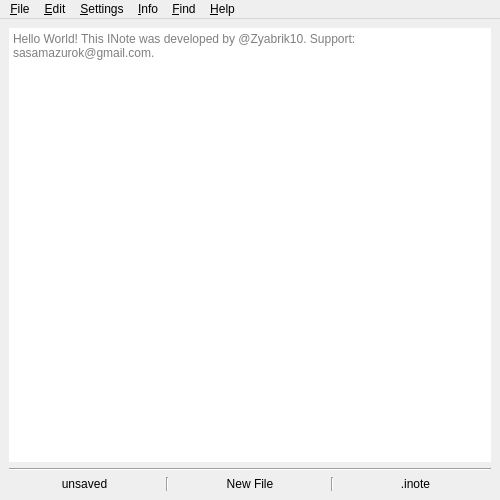
<?xml version="1.0" encoding="UTF-8"?>
<ui version="4.0">
 <class>INoteWindow</class>
 <widget class="QMainWindow" name="INoteWindow">
  <property name="geometry">
   <rect>
    <x>0</x>
    <y>0</y>
    <width>500</width>
    <height>500</height>
   </rect>
  </property>
  <property name="windowTitle">
   <string>INote</string>
  </property>
  <property name="styleSheet">
   <string notr="true"/>
  </property>
  <property name="locale">
   <locale language="Ukrainian" country="Ukraine"/>
  </property>
  <widget class="QWidget" name="centralwidget">
   <layout class="QVBoxLayout" name="verticalLayout">
    <item>
     <widget class="QTextEdit" name="text_edit">
      <property name="cursor" stdset="0">
       <cursorShape>IBeamCursor</cursorShape>
      </property>
      <property name="autoFillBackground">
       <bool>false</bool>
      </property>
      <property name="styleSheet">
       <string notr="true">border:none;
font: 10pt &quot;Courier&quot;;
margine: 0;
padding:0;</string>
      </property>
      <property name="locale">
       <locale language="Ukrainian" country="Ukraine"/>
      </property>
      <property name="autoFormatting">
       <set>QTextEdit::AutoAll</set>
      </property>
      <property name="tabChangesFocus">
       <bool>false</bool>
      </property>
      <property name="html">
       <string>&lt;!DOCTYPE HTML PUBLIC &quot;-//W3C//DTD HTML 4.0//EN&quot; &quot;http://www.w3.org/TR/REC-html40/strict.dtd&quot;&gt;
&lt;html&gt;&lt;head&gt;&lt;meta name=&quot;qrichtext&quot; content=&quot;1&quot; /&gt;&lt;style type=&quot;text/css&quot;&gt;
p, li { white-space: pre-wrap; }
&lt;/style&gt;&lt;/head&gt;&lt;body style=&quot; font-family:'Courier'; font-size:10pt; font-weight:400; font-style:normal;&quot;&gt;
&lt;p style=&quot;-qt-paragraph-type:empty; margin-top:0px; margin-bottom:0px; margin-left:0px; margin-right:0px; -qt-block-indent:0; text-indent:0px; font-family:'MS Shell Dlg 2'; font-size:8.25pt;&quot;&gt;&lt;br /&gt;&lt;/p&gt;&lt;/body&gt;&lt;/html&gt;</string>
      </property>
      <property name="overwriteMode">
       <bool>false</bool>
      </property>
      <property name="acceptRichText">
       <bool>true</bool>
      </property>
      <property name="cursorWidth">
       <number>1</number>
      </property>
      <property name="placeholderText">
       <string>Hello World! This INote was developed by @Zyabrik10. Support: sasamazurok@gmail.com. </string>
      </property>
     </widget>
    </item>
    <item>
     <widget class="Line" name="devision_hline">
      <property name="orientation">
       <enum>Qt::Horizontal</enum>
      </property>
     </widget>
    </item>
    <item>
     <layout class="QHBoxLayout" name="bottom_help_bar">
      <item>
       <widget class="QLabel" name="file_state">
        <property name="text">
         <string>unsaved</string>
        </property>
        <property name="alignment">
         <set>Qt::AlignCenter</set>
        </property>
       </widget>
      </item>
      <item>
       <widget class="Line" name="devision_vline_1">
        <property name="orientation">
         <enum>Qt::Vertical</enum>
        </property>
       </widget>
      </item>
      <item>
       <widget class="QLabel" name="name_file">
        <property name="text">
         <string>New File</string>
        </property>
        <property name="alignment">
         <set>Qt::AlignCenter</set>
        </property>
       </widget>
      </item>
      <item>
       <widget class="Line" name="devision_vline_2">
        <property name="orientation">
         <enum>Qt::Vertical</enum>
        </property>
       </widget>
      </item>
      <item>
       <widget class="QLabel" name="file_extension">
        <property name="text">
         <string>.inote</string>
        </property>
        <property name="alignment">
         <set>Qt::AlignCenter</set>
        </property>
       </widget>
      </item>
     </layout>
    </item>
   </layout>
  </widget>
  <widget class="QMenuBar" name="menu_bar">
   <property name="geometry">
    <rect>
     <x>0</x>
     <y>0</y>
     <width>500</width>
     <height>21</height>
    </rect>
   </property>
   <widget class="QMenu" name="menu_file">
    <property name="title">
     <string>&amp;File</string>
    </property>
    <addaction name="open_file"/>
    <addaction name="new_file"/>
    <addaction name="separator"/>
    <addaction name="save_file"/>
    <addaction name="save_as_file"/>
    <addaction name="separator"/>
    <addaction name="exit"/>
   </widget>
   <widget class="QMenu" name="menu_edit">
    <property name="title">
     <string>&amp;Edit</string>
    </property>
    <widget class="QMenu" name="menu_edit_saved">
     <property name="title">
      <string>&amp;Saved</string>
     </property>
     <addaction name="open_list"/>
     <addaction name="clear_list"/>
    </widget>
    <addaction name="edit"/>
    <addaction name="separator"/>
    <addaction name="menu_edit_saved"/>
    <addaction name="separator"/>
    <addaction name="edit_default"/>
   </widget>
   <widget class="QMenu" name="menu_settins">
    <property name="title">
     <string>&amp;Settings</string>
    </property>
    <addaction name="settings_preferences"/>
    <addaction name="separator"/>
    <addaction name="settings_default"/>
   </widget>
   <widget class="QMenu" name="menu_info">
    <property name="title">
     <string>&amp;Info</string>
    </property>
    <addaction name="about_note"/>
   </widget>
   <widget class="QMenu" name="menu_help">
    <property name="title">
     <string>&amp;Help</string>
    </property>
    <addaction name="help"/>
   </widget>
   <widget class="QMenu" name="menu_find">
    <property name="title">
     <string>&amp;Find</string>
    </property>
    <addaction name="find"/>
   </widget>
   <addaction name="menu_file"/>
   <addaction name="menu_edit"/>
   <addaction name="menu_settins"/>
   <addaction name="menu_info"/>
   <addaction name="menu_find"/>
   <addaction name="menu_help"/>
  </widget>
  <action name="open_file">
   <property name="checkable">
    <bool>false</bool>
   </property>
   <property name="icon">
    <iconset>
     <normaloff>icons/Oxygen-Icons.org-Oxygen-Mimetypes-inode-directory.ico</normaloff>icons/Oxygen-Icons.org-Oxygen-Mimetypes-inode-directory.ico</iconset>
   </property>
   <property name="text">
    <string>&amp;Open &amp;File</string>
   </property>
  </action>
  <action name="save_file">
   <property name="text">
    <string>&amp;Save </string>
   </property>
  </action>
  <action name="save_as_file">
   <property name="text">
    <string>&amp;Save as...</string>
   </property>
  </action>
  <action name="open_list">
   <property name="text">
    <string>&amp;Open &amp;List</string>
   </property>
  </action>
  <action name="clear_list">
   <property name="text">
    <string>&amp;Clear &amp;List</string>
   </property>
  </action>
  <action name="edit">
   <property name="icon">
    <iconset>
     <normaloff>icons/Custom-Icon-Design-Pretty-Office-10-Pencil.ico</normaloff>icons/Custom-Icon-Design-Pretty-Office-10-Pencil.ico</iconset>
   </property>
   <property name="text">
    <string>&amp;Edit </string>
   </property>
  </action>
  <action name="new_file">
   <property name="icon">
    <iconset>
     <normaloff>icons/Harwen-Pleasant-Program-Group.ico</normaloff>icons/Harwen-Pleasant-Program-Group.ico</iconset>
   </property>
   <property name="text">
    <string>&amp;New &amp;File</string>
   </property>
  </action>
  <action name="exit">
   <property name="text">
    <string>&amp;Exit</string>
   </property>
  </action>
  <action name="edit_default">
   <property name="text">
    <string>Default</string>
   </property>
  </action>
  <action name="settings_preferences">
   <property name="icon">
    <iconset>
     <normaloff>icons/Martz90-Circle-Settings.ico</normaloff>icons/Martz90-Circle-Settings.ico</iconset>
   </property>
   <property name="text">
    <string>&amp;Preferences...</string>
   </property>
  </action>
  <action name="settings_default">
   <property name="text">
    <string>&amp;Default</string>
   </property>
  </action>
  <action name="about_note">
   <property name="text">
    <string>About INote</string>
   </property>
  </action>
  <action name="actionHelp">
   <property name="text">
    <string>Help</string>
   </property>
  </action>
  <action name="help">
   <property name="text">
    <string>&amp;Help</string>
   </property>
  </action>
  <action name="find">
   <property name="text">
    <string>&amp;Find</string>
   </property>
  </action>
 </widget>
 <tabstops>
  <tabstop>text_edit</tabstop>
 </tabstops>
 <resources/>
 <connections/>
</ui>
